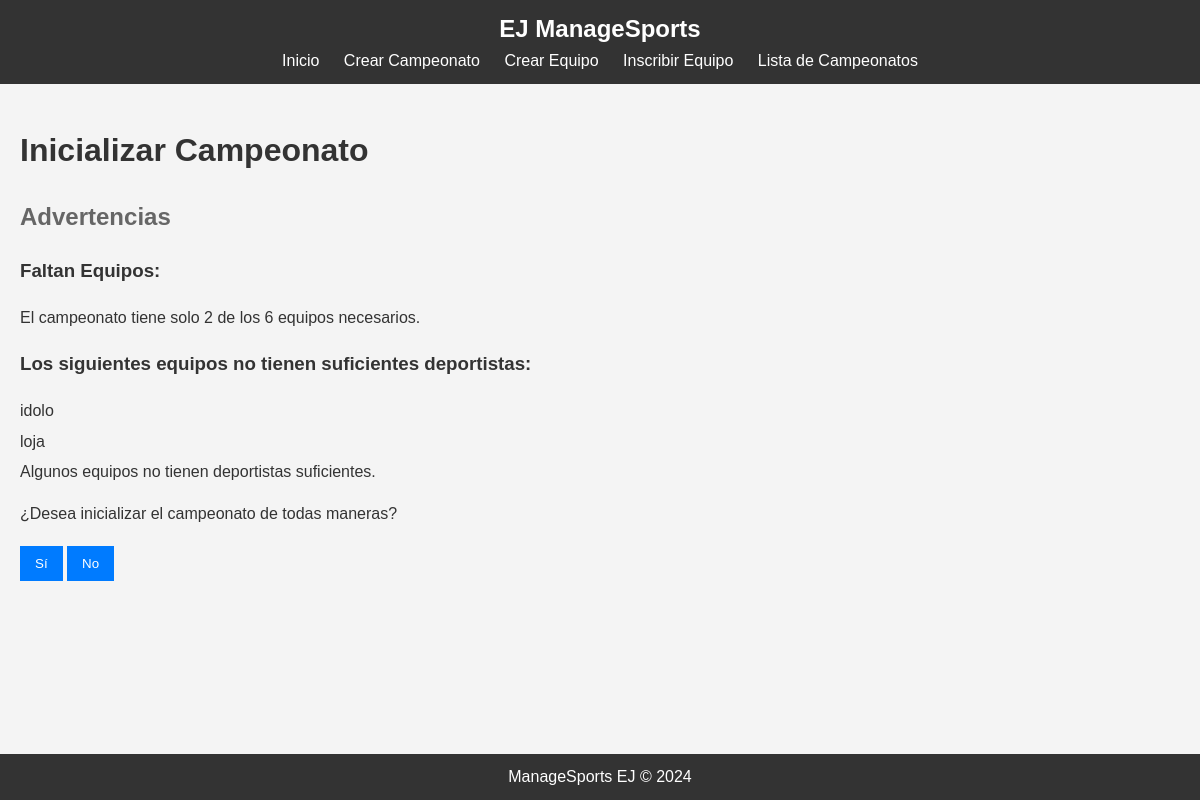
Screenshot of /inicializar_campeonato/8/ with the database file from the repository.
### campeonato/models.py (models this page shows, shortened)
class Equipo(models.Model):
    NOMBRE_DEPORTE_CHOICES = [
        ('futbol', 'Fútbol'),
        ('baloncesto', 'Baloncesto'),
    ]
    GENERO_CHOICES = [
        ('hombre', 'Hombre'),
        ('mujer', 'Mujer'),
    ]
    nombre = models.CharField(max_length=200)
    deporte = models.CharField(max_length=20, choices=NOMBRE_DEPORTE_CHOICES)
    genero = models.CharField(max_length=20, choices=GENERO_CHOICES)

### campeonato/views.py (the view, shortened to what this page needs)
# urls.py: path('inicializar_campeonato/<int:campeonato_id>/', views.inicializar_campeonato, name='inicializar_campeonato'),
def inicializar_campeonato(request, campeonato_id):
    campeonato = get_object_or_404(Campeonato, id=campeonato_id)
    equipos = campeonato.equipos.all()
    equipos_faltantes = []
    equipos_sin_deportistas_suficientes = []
    if equipos.count() < 2:
        return HttpResponse("Se necesitan al menos dos equipos para inicializar el campeonato.", status=400)
    for equipo in equipos:
        try:
            participacion = Participacion.objects.get(equipo=equipo, campeonato=campeonato)
            if participacion.deportistas.count() < 1:
                equipos_sin_deportistas_suficientes.append(equipo.nombre)
        except Participacion.DoesNotExist:
            equipos_sin_deportistas_suficientes.append(equipo.nombre)
    if equipos.count() < campeonato.nro_equipos:
        equipos_faltantes.append(f'El campeonato tiene solo {equipos.count()} de los {campeonato.nro_equipos} equipos necesarios.')
    if any([not participacion.deportistas.count() for participacion in Participacion.objects.filter(campeonato=campeonato)]):
        equipos_sin_deportistas_suficientes.append("Algunos equipos no tienen deportistas suficientes.")
    context = {
        'campeonato': campeonato,
        'equipos_faltantes': equipos_faltantes,
        'equipos_sin_deportistas_suficientes': equipos_sin_deportistas_suficientes
    }
    return render(request, 'campeonato/inicializar_campeonato.html', context)

### campeonato/templates/campeonato/inicializar_campeonato.html (shortened to what this page needs)
{% extends 'campeonato/base.html' %}
{% block content %}
<h1>Inicializar Campeonato</h1>
{% if equipos_faltantes or equipos_sin_deportistas_suficientes %}
    <div>
        <h2>Advertencias</h2>
        {% if equipos_faltantes %}
            <h3>Faltan Equipos:</h3>
            <ul>
                {% for advertencia in equipos_faltantes %}
                    <li>{{ advertencia }}</li>
                {% endfor %}
            </ul>
        {% endif %}
        {% if equipos_sin_deportistas_suficientes %}
            <h3>Los siguientes equipos no tienen suficientes deportistas:</h3>
            <ul>
                {% for equipo in equipos_sin_deportistas_suficientes %}
                    <li>{{ equipo }}</li>
                {% endfor %}
            </ul>
        {% endif %}
        <p>¿Desea inicializar el campeonato de todas maneras?</p>
        <form method="post">
            <button type="submit" name="confirmar" value="si">Sí</button>
            <button type="submit" name="confirmar" value="no">No</button>
        </form>
    </div>
{% else %}
    <p>Todos los equipos tienen suficientes deportistas y se han inscrito todos los equipos necesarios. El campeonato ha sido inicializado.</p>
    <a href="{% url 'detalle_campeonato' campeonato.id %}">Volver al Detalle del Campeonato</a>
{% endif %}
{% endblock %}

### campeonato/static/css/styles.css (style rules this page uses)
body { font-family: Arial, sans-serif; line-height: 1.6; margin: 0; padding: 0; color: #333; background-color: #f4f4f4; }
h1 { color: #333; }
h2 { color: #666; margin-top: 20px; }
p { margin: 5px 0; }
ul { padding: 0; }
ul li { list-style: none; margin: 5px 0; }
form { margin-top: 20px; }
form button, .button { background: #007BFF; color: #fff; border: none; padding: 10px 15px; cursor: pointer; text-decoration: none; display: inline-block; }

### rows the page displays
Equipo: equipos_sin_deportistas_suficientes "idolo"
Equipo: equipos_sin_deportistas_suficientes "loja"

### other values shown
{{ advertencia }} "El campeonato tiene solo 2 de los 6 equipos necesarios."
{{ equipo }} "Algunos equipos no tienen deportistas suficientes."
